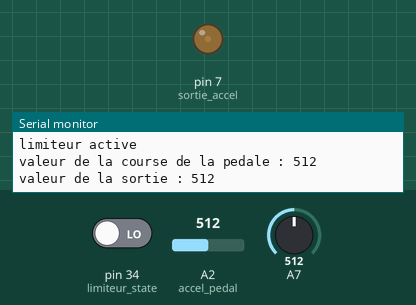
Recording of a sketch running on a simulated Arduino Mega 2560, built with avr-gcc and run on an emulated ATmega2560. Parts: output pins drawn as LEDs (lit = HIGH), the last lines printed to the serial monitor. The inputs (shaded band) are chosen by the test bench; at power-on: pin 34 (limiteur_state) LOW, A2 (accel_pedal) = 512, A7 = 512. The modem accepts every AT command (registered, SIM ready, sends succeed) and sends nothing else.

Above: at 2.7 s.
2.8 s: pin 34 (limiteur_state) driven HIGH
At 3.9 s:
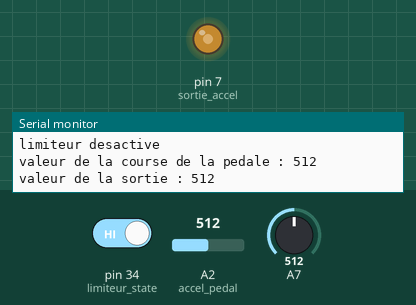
4.5 s: A2 (accel_pedal) set to 716
At 5.7 s:
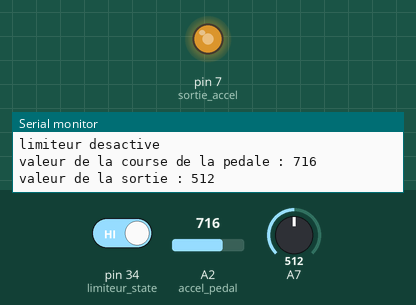
6.5 s: A2 (accel_pedal) set to 900
At 7.5 s:
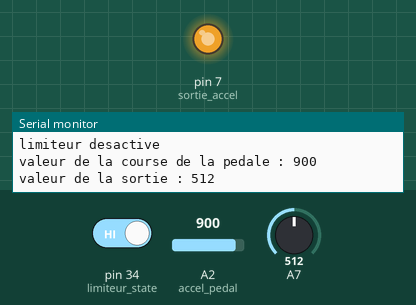
Timing chart, 0 to 9.5 s (numbered marks = the images above; inputs shaded):
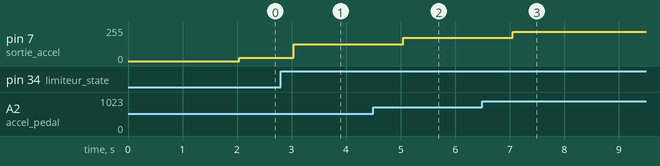

Measured:
- after the input at 2.8 s, pin 7 (sortie_accel): 25/255 → 125/255 after 0.24 s
- after the input at 4.5 s, pin 7 (sortie_accel): 125/255 → 174/255 after 0.55 s
- after the input at 6.5 s, pin 7 (sortie_accel): 174/255 → 219/255 after 0.56 s

The sketch:

arduino_osv2022_limiteur_v3.0_ajout_GSM.ino
```cpp
#include <Arduino.h>
#include <stdio.h>
#include <stdlib.h>
#include <SoftwareSerial.h>

#define DEBUG 0

//definition des pins
const int accel_pedal = A2; //pedale sur le pin 1
const int limiteur_state = 34 ; //on place le switch du limiteur sur un pin digital (en bas)
const int sortie_accel = 7;  //sortie du signal qui va vers le controleur

//definitions des autres variables
int sw_lim;


SoftwareSerial sim800l(52, 50); // RX,TX for Arduino and for the module it's TXD RXD, they should be inverted

void setup() {
  sim800l.begin(9600); //baud rate du module sim800L (max)
  Serial.begin(115200);
  Serial.println("Starting ...");
  sim800l.println("AT");
  Serialcom();
  sim800l.println("AT+CMGF=1");     // Configuring TEXT mode
  Serialcom();
  sim800l.println("AT+CNMI=2,2,0,0,0"); //The way to handle the SMS received, check the module manual, to sum up: store the text or transfert it to serial or other number....
  Serialcom();
  pinMode(accel_pedal, INPUT);
  pinMode(sortie_accel, OUTPUT);
  pinMode(limiteur_state, INPUT);
}

int acq_accel() {
  return analogRead(accel_pedal);
}

void write_accel(int x) {
  x = map(x, 0, 1023 , 0, 250);  //on va utiliser la fonction map afin de lisser la courbe de la tension
  analogWrite(sortie_accel, x);  //la valeur de x est codé sur 8 bits (255 etant la valeur max)
}

void write_accel_lim(int x, int y) {
  x = map(x, 0, 1023 , 0, y);  //y est la valeur de notre vitesse max cap
  analogWrite(sortie_accel, x);
}

void loop() {
  Serialcom();
#ifdef DEBUG
  Serial.println("********************");
#endif
  if (digitalRead(limiteur_state)) {
    write_accel(acq_accel());
    Serial.println("limiteur desactive");
  }
  else {
    write_accel_lim(acq_accel(), 50);

    Serial.println("limiteur active");
  }
#ifdef DEBUG
  Serial.print("valeur de la course de la pedale : ");
  Serial.println(analogRead(accel_pedal));
  Serial.print("valeur de la sortie : ");
  Serial.println(analogRead(sortie_accel));
#endif
  delay(500);
}

void Serialcom()
{
  delay(500);
  while (Serial.available())                                                                     // IDE serial l serial  sim800L
  {
    sim800l.write(Serial.read());//Forward what Serial received to Software Serial Port
  }
  while (sim800l.available())                                                                     //serialsim800L l serial dial IDE
  {
    Serial.write(sim800l.read());//Forward what Software Serial received to Serial Port
  }
}
```
